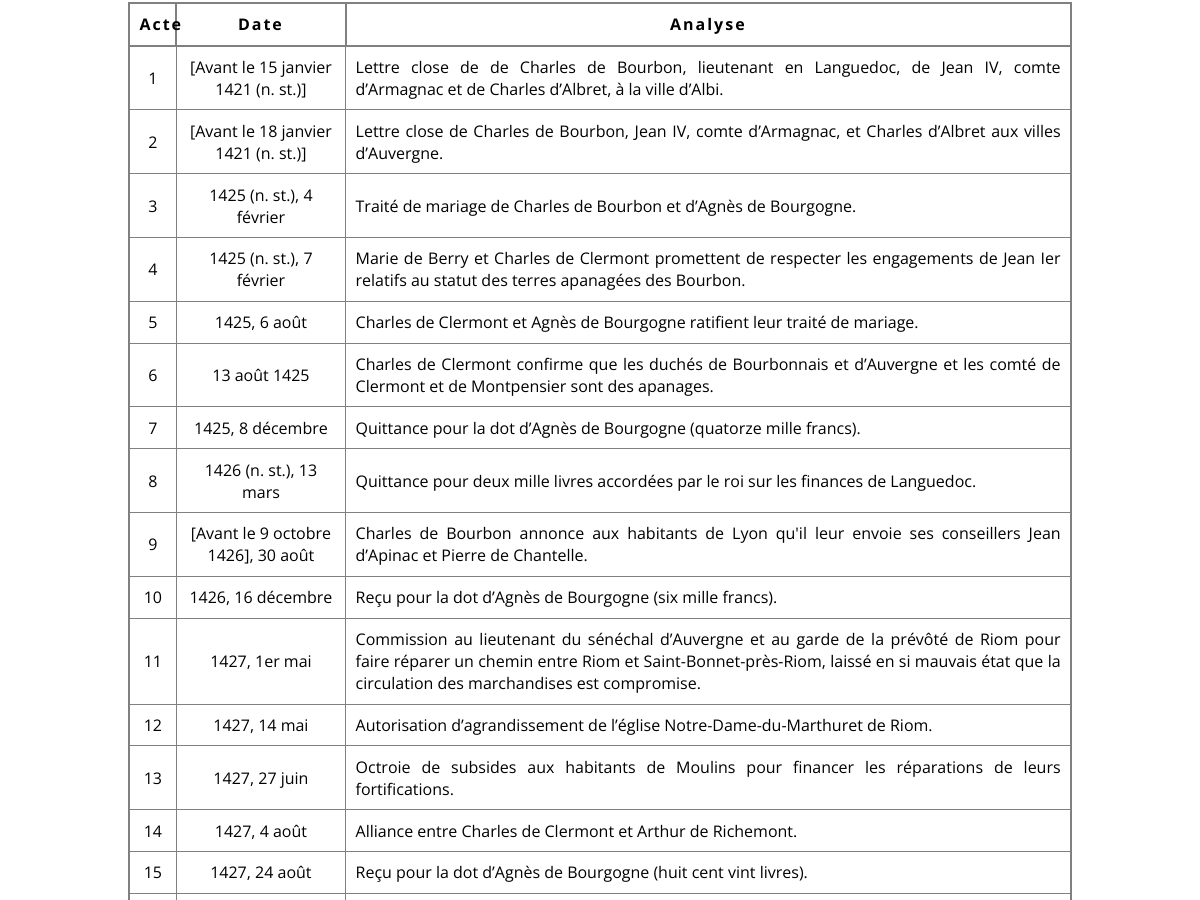
/actes (middle part), run on an earlier commit of the app's database.
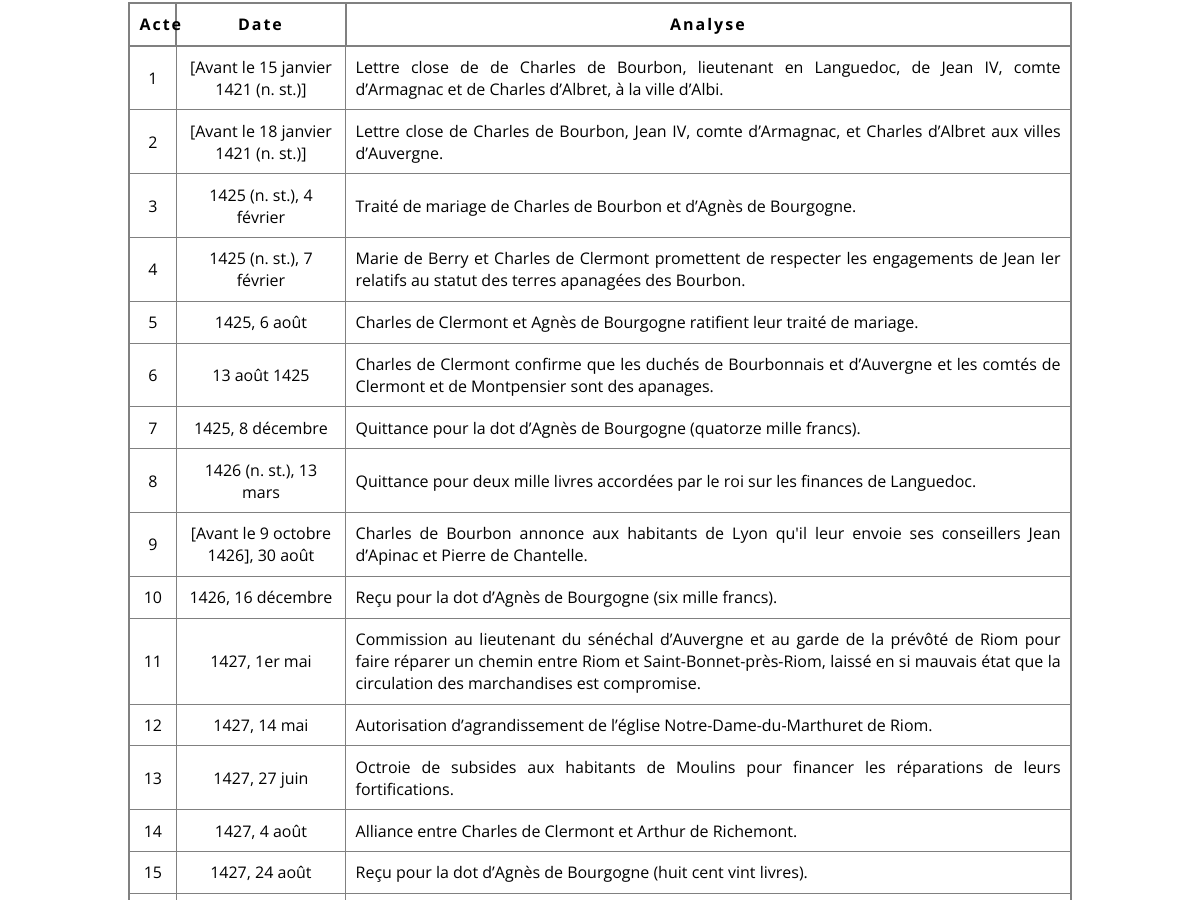
And on a later commit of the database.
### app/modeles/donnees.py (models this page shows, shortened)
class Acts(db.Model):
    __tablename__ = "acts"
    id_acts = db.Column(db.Integer, unique=True, nullable=False, primary_key=True, autoincrement=True)
    institution = db.Column(db.Text)
    state = db.Column(db.Text)
    type = db.Column(db.Text)
    date = db.Column(db.Text)
    place = db.Column(db.Text)
    analyse = db.Column(db.Text)

### app/routes.py (the view)
@app.route("/actes")
def corpus():
	Actes_total = Acts.query.all()
	return render_template("pages/corpus.html", document=Actes_total)

### app/templates/pages/corpus.html (shortened to what this page needs)
{% extends "conteneur.html" %}
{% block corps %}
    <div class="corpus-global">
        <div>
            <div>
                <table>
                <thead>
                    <tr>
                        <th>Acte</th>
                        <th>Date</th>
                        <th>Analyse</th>
                    </tr>
                </thead>
                    {% for acte in document %}
                        <tbody>
                            <tr>
                                <td><a href="{{url_for('acte', acte_id=acte.id_acts)}}">{{acte.id_acts}}</a></td>
                                <td>{{acte.date}}</td>
                                <td><a href="{{url_for('acte', acte_id=acte.id_acts)}}">{{acte.analyse}}.</a>
                                </td>
                            </tr>
                        </tbody>
                    {% endfor %}
                </table>
            </div>
        </div>
    </div>
{% endblock %}

What changed in the data, as far as the page shows it:
changed Acts "13 août 1425": analyse "Charles de Clermont confirme que les duchés de Bourbonnais et d’Auvergne et les comté de Clermont et de Montpensier sont des apanages" → "Charles de Clermont confirme que les duchés de Bourbonnais et d’Auvergne et les comtés de Clermont et de Montpensier sont des apanages"
